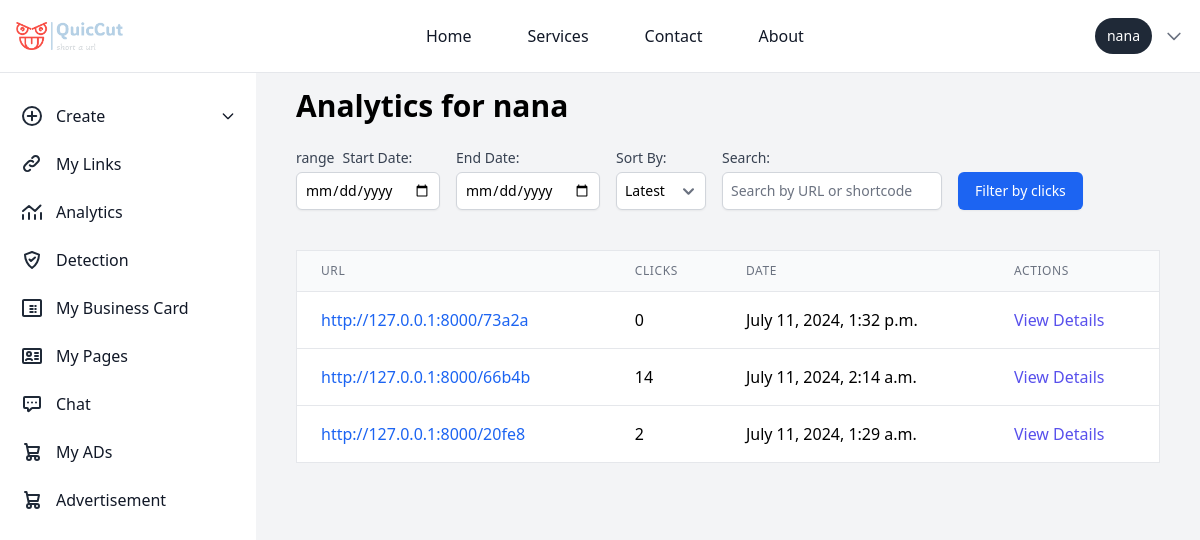
Screenshot of /analytics/ (signed in) with the database file from the repository.
### urlshortner/models.py (models this page shows, shortened)
class ShortURL(models.Model):
    user = models.ForeignKey(User, on_delete=models.CASCADE, null=True, blank=True)
    original_url = models.URLField()
    short_code = models.CharField(max_length=10, unique=True)
    clicks = models.IntegerField(default=0)
    date_created = models.DateTimeField(auto_now_add=True)
    qr_code_data = models.TextField(null=True, blank=True)
    class Meta:
        ordering = ['-date_created']

### user/views.py (the view)
# urls.py: path('analytics/', analytics_view, name='analytics_view'),
@login_required
def analytics_view(request):
    clicks = Click.objects.filter(short_url__user=request.user)
    short_urls = ShortURL.objects.filter(user=request.user)
    url_clicks = {short_url: 0 for short_url in short_urls}
    start_date = request.GET.get('start_date')
    end_date = request.GET.get('end_date')
    search_query = request.GET.get('search', '')
    if start_date and end_date:
        start_date = parse_date(start_date)
        end_date = parse_date(end_date)
        clicks = clicks.filter(timestamp__range=[start_date, end_date])
    if search_query:
        short_urls = short_urls.filter(
            Q(original_url__icontains=search_query) |
            Q(short_code__icontains=search_query)
        )
    for click in clicks:
        if click.short_url in url_clicks:
            url_clicks[click.short_url] += 1
    sort_by = request.GET.get('sort_by')
    if sort_by == 'clicks':
        url_clicks = dict(sorted(url_clicks.items(), key=lambda item: item[1], reverse=True))
    context = {
        'url_clicks': url_clicks,
        'clicks': clicks,
        'start_date': start_date,
        'end_date': end_date,
        'sort_by': sort_by,
        'search_query': search_query,
        'username': request.user.username
    }
    return render(request, 'user/analytics.html', context)

### chat/templatetags/chat_tags.py (called while the page is built)
@register.simple_tag
def unread_message_count(user):
    return Message.objects.filter(receiver=user, is_read=False).count()

### templates/user/analytics.html (shortened to what this page needs)
{% extends 'basehome/base.html' %}
{% block content %}
{% load static %}
<body class="overflow-hidden">
<div class="bg-gray-100 p-10 sm:ml-64 mt-12 overflow-y-auto max-h-screen">
  <div class="w-full h-screen bg-gray-100">
  <h1 class="text-3xl font-bold mb-6">Analytics for {{ username }}</h1>
  <form method="get" class="mb-6 flex flex-wrap items-center space-x-4">
    <div class="mb-4">
      <div class="flex">
      <p class="block text-sm font-medium text-gray-700 mr-2">range </p>
      <label for="start_date" class="block text-sm font-medium text-gray-700"> Start Date:</label>
    </div>
      <input type="date" name="start_date" id="start_date" value="{{ request.GET.start_date }}" class="mt-1 block w-full p-2 border border-gray-300 rounded-md shadow-sm focus:ring-blue-500 focus:border-blue-500 sm:text-sm">
    </div>
    <div class="mb-4">
      <label for="end_date" class="block text-sm font-medium text-gray-700">End Date:</label>
      <input type="date" name="end_date" id="end_date" value="{{ request.GET.end_date }}" class="mt-1 block w-full p-2 border border-gray-300 rounded-md shadow-sm focus:ring-blue-500 focus:border-blue-500 sm:text-sm">
    </div>
    <div class="mb-4">
      <label for="sort_by" class="block text-sm font-medium text-gray-700">Sort By:</label>
      <select name="sort_by" id="sort_by" class="mt-1 block w-full p-2 border border-gray-300 rounded-md shadow-sm focus:ring-blue-500 focus:border-blue-500 sm:text-sm">
        <option value="">Latest</option>
      </select>
    </div>
    <div class="mb-4">
      <label for="search" class="block text-sm font-medium text-gray-700">Search:</label>
      <input type="text" name="search" id="search" value="{{ request.GET.search }}" class="mt-1 block w-full p-2 border border-gray-300 rounded-md shadow-sm focus:ring-blue-500 focus:border-blue-500 sm:text-sm" placeholder="Search by URL or shortcode">
    </div>
    <div class="mb-4">
      <button type="submit" class="mt-6 inline-flex items-center px-4 py-2 border border-transparent text-sm font-medium rounded-md shadow-sm text-white bg-blue-600 hover:bg-blue-700 focus:outline-none focus:ring-2 focus:ring-offset-2 focus:ring-blue-500">
        Filter by clicks
      </button>
    </div>
  </form>
  <div class="overflow-x-auto overflow-y-auto max-h-80">
    <table class="min-w-full bg-white border border-gray-200 divide-y divide-gray-200 rounded-lg shadow-sm">
      <thead class="bg-gray-50">
        <tr>
          <th scope="col" class="px-6 py-3 text-left text-xs font-medium text-gray-500 uppercase tracking-wider">URL</th>
          <th scope="col" class="px-6 py-3 text-left text-xs font-medium text-gray-500 uppercase tracking-wider">Clicks</th>
          <th scope="col" class="px-6 py-3 text-left text-xs font-medium text-gray-500 uppercase tracking-wider">Date</th>
          <th scope="col" class="px-6 py-3 text-left text-xs font-medium text-gray-500 uppercase tracking-wider">Actions</th>
        </tr>
      </thead>
      <tbody class="bg-white divide-y divide-gray-200">
        {% for short_url, click_count in url_clicks.items %}
        <tr>
          <td class="px-6 py-4 whitespace-nowrap">
            <a href="{% url 'redirect_view' short_code=short_url.short_code %}" class="text-blue-600 hover:text-blue-800">http://127.0.0.1:8000/{{ short_url.short_code }}</a>
          </td>
          <td class="px-6 py-4 whitespace-nowrap">{{ click_count }}</td>
          <td class="px-6 py-4 whitespace-nowrap">{{ short_url.date_created }}</td>
          <td class="px-6 py-4 whitespace-nowrap">
            <a href="{% url 'url_details_view' short_code=short_url.short_code %}" class="text-indigo-600 hover:text-indigo-900">View Details</a>
          </td>
        </tr>
        {% endfor %}
      </tbody>
    </table>
  </div>
  <br>
  <br>
  <br>
</div>
</div>
</body>
{% endblock %}

### templates/basehome/base.html (shortened to what this page needs)
{% load compress %}
{% load static %}
{% load chat_tags %}
<!DOCTYPE html>
<html lang="en">
<head>
    {% compress css %}
    <link rel="stylesheet" href="{% static 'src/output.css' %}">
    {% endcompress %}
</head>
<body class="p-0 m-0">
  <nav class="bg-white dark:bg-gray-900 border-b border-gray-200 dark:border-gray-700  fixed w-full z-10 top-0">
    <div class="max-w-screen-xl mx-auto p-4 flex flex-wrap items-center justify-between">
       <a href="/" class=" items-center ">
          <img src="{% static 'logo.png' %}" class="h-6 me-3 sm:h-7" alt="logo" />
       </a>
        <div class="flex items-center md:order-2 space-x-3 rtl:space-x-reverse">
            {% if user.is_authenticated %}
            <span class="flex items-center text-sm bg-gray-800 text-white rounded-full py-2 px-3 focus:ring-4 focus:ring-gray-300 dark:focus:ring-gray-600">
                {{ user.username }}
            </span>
            <div class="relative">
                <button id="user-menu-button" class="flex items-center text-sm text-gray-500 hover:text-gray-700 dark:text-gray-400 dark:hover:text-gray-300 focus:outline-none">
                    <svg class="w-5 h-5" fill="none" stroke="currentColor" viewBox="0 0 24 24" xmlns="http://www.w3.org/2000/svg">
                        <path stroke-linecap="round" stroke-linejoin="round" stroke-width="2" d="M19 9l-7 7-7-7"></path>
                    </svg>
                </button>
            </div>
            {% endif %}
        </div>
        <div class="hidden w-full md:flex md:w-auto md:order-1" id="navbar-user">
            <ul class="flex flex-col p-4 mt-4 bg-gray-50 md:bg-white dark:bg-gray-800 md:dark:bg-gray-900 md:mt-0 md:flex-row md:space-x-8 md:p-0 border border-gray-100 rounded-lg md:border-0 dark:border-gray-700">
                <li>
                    <a href="/" class="block py-2 px-3 text-gray-900 hover:text-blue-700 dark:text-white md:hover:bg-transparent md:dark:hover:text-blue-500 dark:hover:bg-gray-700 dark:hover:text-white md:dark:hover:bg-transparent">Home</a>
                </li>
                <li>
                    <a href="{% url 'service' %}" class="block py-2 px-3 text-gray-900 hover:text-blue-700 dark:text-white md:hover:bg-transparent md:dark:hover:text-blue-500 dark:hover:bg-gray-700 dark:hover:text-white md:dark:hover:bg-transparent">Services</a>
                </li>
                <li>
                    <a href="{% url 'contact' %}" class="block py-2 px-3 text-gray-900 hover:text-blue-700 dark:text-white md:hover:bg-transparent md:dark:hover:text-blue-500 dark:hover:bg-gray-700 dark:hover:text-white md:dark:hover:bg-transparent">Contact</a>
                </li>
                <li>
                    <a href="{% url 'about' %}" class="block py-2 px-3 text-gray-900 hover:text-blue-700 dark:text-white md:hover:bg-transparent md:dark:hover:text-blue-500 dark:hover:bg-gray-700 dark:hover:text-white md:dark:hover:bg-transparent">About</a>
                </li>
            </ul>
        </div>
    </div>
</nav>
    <nav class="bg-white">
      <aside id="logo-sidebar" class=" fixed mt-20 left-0 z-40 w-64 h-screen transition-transform -translate-x-full sm:translate-x-0" aria-label="Sidebar">
        <div class="h-full px-3 py-4 overflow-y-auto bg-white dark:bg-white-800">
        <div >
          <div >
            <ul id="sidebar" class="space-y-2 font-medium">
             {% if user.is_authenticated %}
             <li x-data="{ open: false }">
              <a href="javascript:void(0);" @click="open = !open" class="flex items-center p-2 text-gray-900 rounded-lg dark:text-white hover:bg-gray-100 dark:hover:bg-gray-700 group">
                  <span class="ms-3">Create</span>
                  <svg :class="{ 'rotate-180': open }" class="w-4 h-4 ml-auto transition-transform duration-200" xmlns="http://www.w3.org/2000/svg" fill="none" viewBox="0 0 24 24" stroke="currentColor">
                      <path stroke-linecap="round" stroke-linejoin="round" stroke-width="2" d="M19 9l-7 7-7-7"/>
                  </svg>
              </a>
          </li>
            <li>
              <a href="{% url 'user_links' %}" class="flex items-center p-2 text-gray-900 rounded-lg dark:text-white hover:bg-gray-100 dark:hover:bg-gray-700 group">
               <span class="ms-3">My Links</span>
               </a>
             </li>
             <li>
              <a href="{% url 'analytics_view' %}" class="flex items-center p-2 text-gray-900 rounded-lg dark:text-white hover:bg-gray-100 dark:hover:bg-gray-700 group">
                <svg class="w-6 h-6 text-gray-800 dark:text-white" aria-hidden="true" xmlns="http://www.w3.org/2000/svg" width="24" height="24" fill="none" viewBox="0 0 24 24">
                  <path stroke="currentColor" stroke-linecap="round" stroke-linejoin="round" stroke-width="2" d="M3 15v4m6-6v6m6-4v4m6-6v6M3 11l6-5 6 5 5.5-5.5"/>
                </svg>
                 <span class="flex-1 ms-3 whitespace-nowrap">Analytics</span>
              </a>
           </li>
           <li>
            <a href="{% url 'predict' %}" class="flex items-center p-2 text-gray-900 rounded-lg dark:text-white hover:bg-gray-100 dark:hover:bg-gray-700 group">
               <span class="flex-1 ms-3 whitespace-nowrap">Detection</span>
            </a>
         </li>
   <li>
    <a href="{% url 'business_card_list' %}" class="flex items-center p-2 text-gray-900 rounded-lg dark:text-white hover:bg-gray-100 dark:hover:bg-gray-700 group">
       <span class="flex-1 ms-3 whitespace-nowrap">My Business Card</span>
    </a>
 </li>
 <li>
  <a href="{% url 'user_landing_pages' %}" class="flex items-center p-2 text-gray-900 rounded-lg dark:text-white hover:bg-gray-100 dark:hover:bg-gray-700 group">
     <span class="flex-1 ms-3 whitespace-nowrap">My Pages</span>
  </a>
</li>
    <li>
      <a href="{% url 'chat_list' %}"  class="flex items-center p-2 text-gray-900 rounded-lg dark:text-white hover:bg-gray-100 dark:hover:bg-gray-700 group">
         <span class="flex-1 ms-3 whitespace-nowrap">Chat</span>
         {% load chat_tags %}
         {% unread_message_count user as unread_count %}
      </a>
   </li>
    <li>
      <a href="{% url 'my_content'%}" class="flex items-center p-2 text-gray-900 rounded-lg dark:text-white hover:bg-gray-100 dark:hover:bg-gray-700 group">
        <span class="ms-3">My ADs</span>
        </a>
      </li>
             <li>
              <a href="{% url 'content_list' %}" class="flex items-center p-2 text-gray-900 rounded-lg dark:text-white hover:bg-gray-100 dark:hover:bg-gray-700 group">
                 <span class="flex-1 ms-3 whitespace-nowrap">Advertisement</span>
              </a>
           </li>
              {% endif %}
            </ul>
          </div>
        </div>
        <br>
        <br>
        <br>
        <br>
      </nav>
    {% block content %}
    {% endblock %}
</body>
</html>

### rows the page displays
ShortURL: short_code "73a2a", clicks "0", date_created "July 11, 2024, 1:32 p.m."
ShortURL: short_code "66b4b", click_count "14", date_created "July 11, 2024, 2:14 a.m."
ShortURL: short_code "20fe8", click_count "2", date_created "July 11, 2024, 1:29 a.m."

### other values shown
{{ user.username }} "nana"
{{ username }} "nana"
